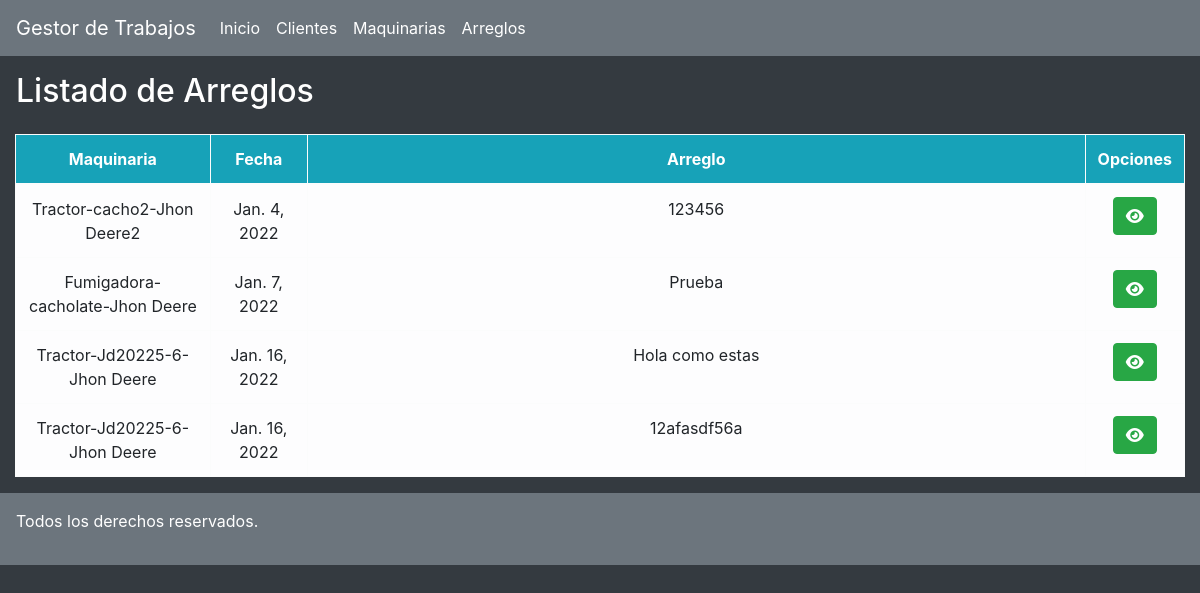
The app's page /clientes/arreglos/, older data.
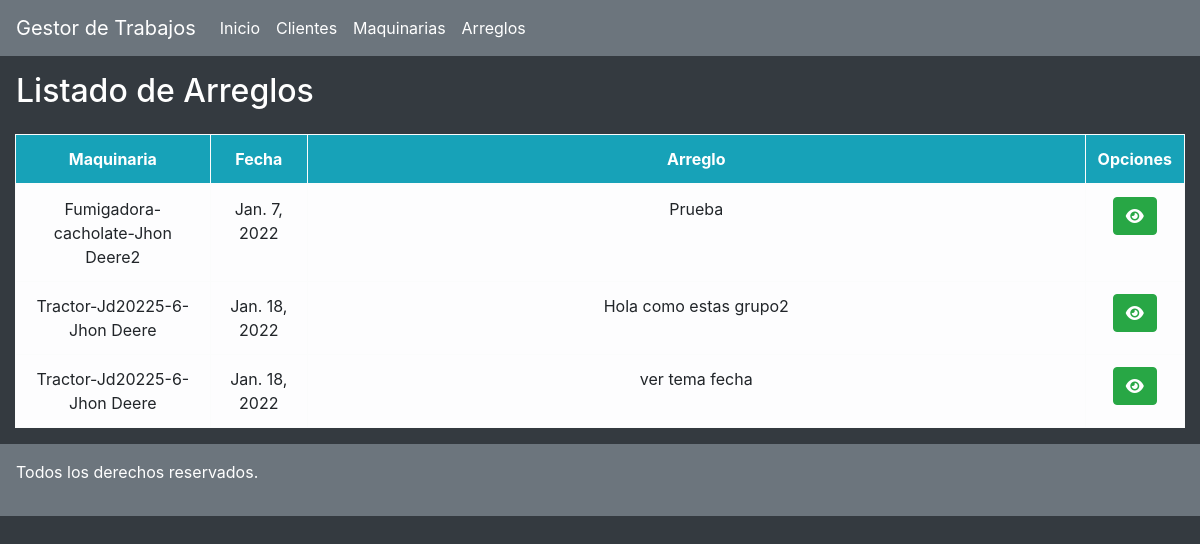
The same page, newer data.
### clientes/models.py (models this page shows, shortened)
class Arreglo_Maquinarias(models.Model):
    maquinaria = models.ForeignKey(Maquinarias, null= True, blank = True, on_delete=models.CASCADE)
    fecha_arreglo = models.DateField()
    arreglo = models.CharField(max_length=200)

class Maquinarias(models.Model):
    propietario = models.ForeignKey(Clientes, null= True, blank = True, on_delete=models.CASCADE)
    tipo = models.CharField(max_length=50)
    modelo = models.CharField(max_length=50)
    marca = models.CharField(max_length=50)
    def __str__(self): #es para que cuando lo pidamos me devuelva algo legible, en este caso el nombre
        return f'{self.tipo}-{self.modelo}-{self.marca}'

### clientes/views.py (the view)
# urls.py: path('arreglos/',arreglos, name ='arreglos'),
def arreglos(request):
    arreglos = Arreglo_Maquinarias.objects.all()
    maquinarias = Maquinarias.objects.all()
    return render(request, 'arreglos.html', {"arreglos": arreglos, "maquinarias": maquinarias})

### clientes/templates/arreglos.html (shortened to what this page needs)
{% extends "./base.html" %}
{% block body%}
<div class="col-12 ">
    <div class="row my-auto" mx-3>
        <h2 class="p-3 text-white col-11">Listado de Arreglos</h2>
    </div>
    <table class="table col-12 text-center table-bordered table-light table-hover">
        <thead class="bg-info text-white">
            <tr>
                <th class="col-2">Maquinaria</th>
                <th class="col-1">Fecha</th>
                <th class="col-8">Arreglo</th>
                <th colspan="2" class="col-1">Opciones</th>
            </tr>
        </thead>
        <tbody class="">
            {% for arreglos in arreglos %}
            <tr>
                <td> {{ arreglos.maquinaria}} </td>
                <td> {{ arreglos.fecha_arreglo}} </td>
                <td class="overflow-hidden"> {{ arreglos.arreglo}} </td>
                <td><a href="#arreglos{{arreglos.id}}" data-toggle="modal" data-target="#arreglos{{arreglos.id}}" class="btn btn-success" title="Arreglos"><i class="fas fa-eye"></i></a></td>
            </tr>
            {% endfor %}
        </tbody>
    </table>
</div>
{%endblock%}

Row changes from the older to the newer data that the page shows:
removed Arreglo_Maquinarias: maquinaria "Tractor-cacho2-Jhon Deere2", fecha_arreglo "Jan. 4, 2022", arreglo "123456"
removed Arreglo_Maquinarias: maquinaria "Tractor-Jd20225-6-Jhon Deere", fecha_arreglo "Jan. 16, 2022", arreglo "12afasdf56a"
changed through a linked row, Arreglo_Maquinarias "Prueba": maquinaria "Fumigadora-cacholate-Jhon Deere" → "Fumigadora-cacholate-Jhon Deere2"
changed Arreglo_Maquinarias: fecha_arreglo "Jan. 16, 2022" → "Jan. 18, 2022"; arreglo "Hola como estas" → "Hola como estas grupo2"
added Arreglo_Maquinarias: maquinaria "Tractor-Jd20225-6-Jhon Deere", fecha_arreglo "Jan. 18, 2022", arreglo "ver tema fecha"
